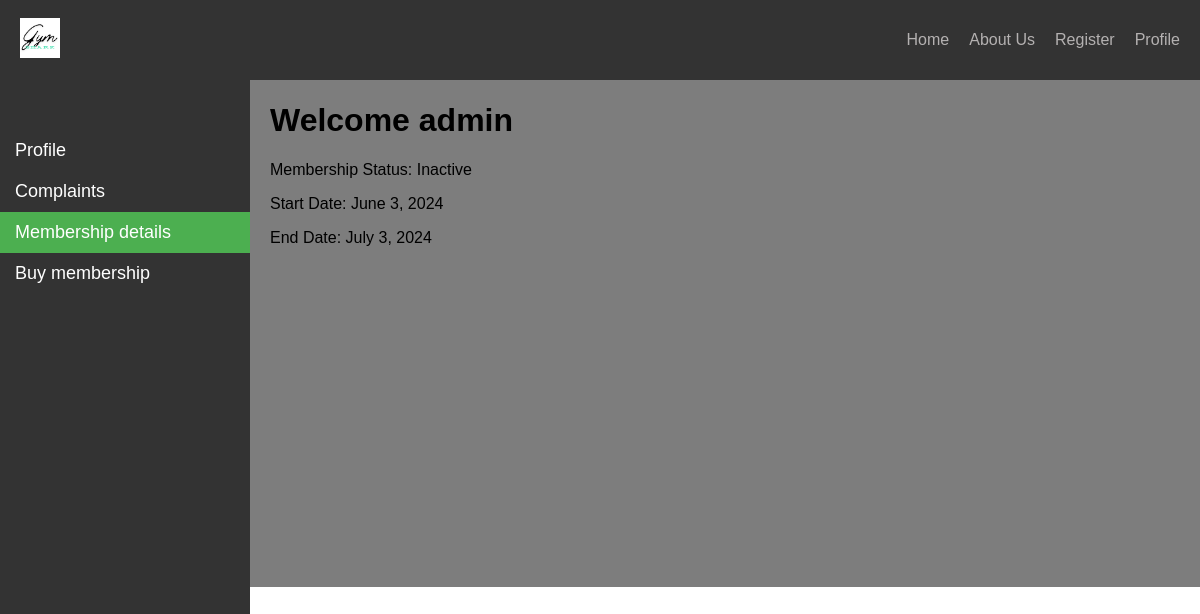
The page /membership_status/ (signed in) on the database as committed earlier.
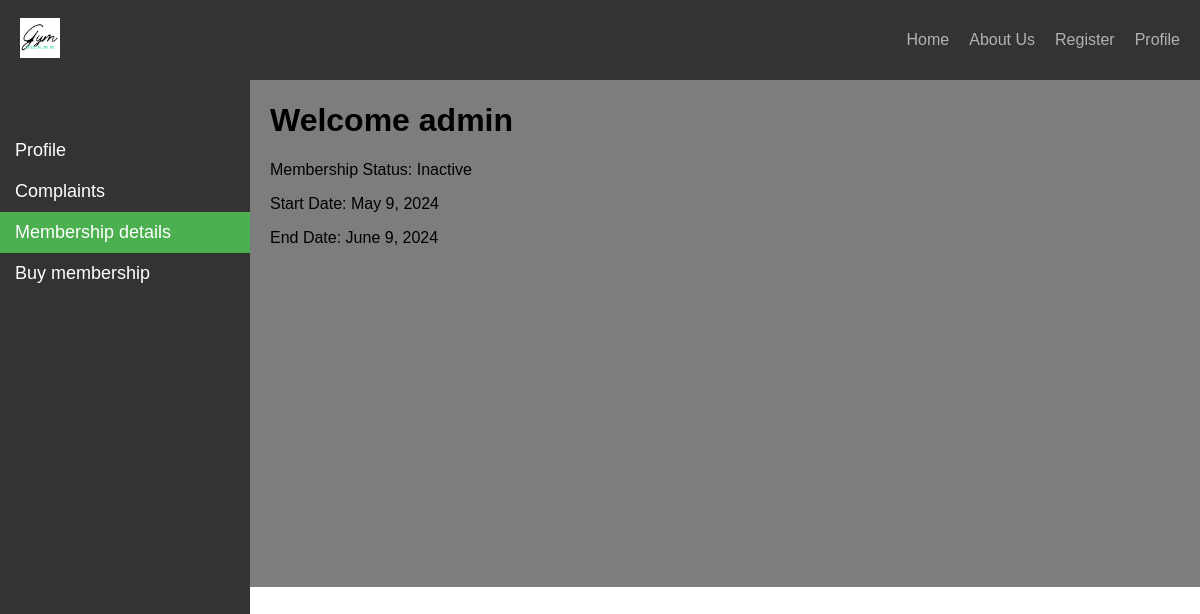
The same page on the database as committed later.
### app/models.py (models this page shows, shortened)
class Membership_Status(models.Model):
    user = models.ForeignKey(User, on_delete=models.CASCADE)
    start_date = models.DateField()
    end_date = models.DateField()
    status = models.CharField(max_length=20, default='active')

### app/views.py (the view)
# urls.py: path('membership_status/', views.membership_status, name = 'membership'),
def membership_status(request):
    user = request.user
    current_date = datetime.date.today()
    if request.method == 'POST':
        start_date = datetime.date.today()
        end_date = start_date + datetime.timedelta(days=30)
        membership = Membership_Status.objects.update_or_create(
            user=user,
            defaults={'start_date': start_date, 'end_date': end_date, 'status': 'active'}
        )
    else:
        try:
            membership = Membership_Status.objects.get(user=user)
            if membership.end_date < current_date:
                membership.status = 'Inactive'
                membership.save()
        except Membership_Status.DoesNotExist:
            membership = None
    return render(request, 'app/membership.html', {'membership' : membership})

### app/templates/app/membership.html
{% extends 'app/base.html'%}
{% load static %}
{% block quotes%}
<div class="sidebar">
  <a  href="{% url 'profile' %}">Profile</a>
  <a href="{% url 'complaint' %}">Complaints</a>
  <a class="active" href="% url 'membership' %">Membership details</a>
  <a href="{% url 'payment' %}">Buy membership</a>
</div>
<div class="main-content">
    <h1>Welcome {{ request.user }}</h1>
    {% if membership %}
        <p>Membership Status: {{ membership.status }}</p>
        <p>Start Date: {{ membership.start_date }}</p>
        <p>End Date: {{ membership.end_date }}</p>
    {% else %}
        <p>You do not have a membership yet.</p>
    {% endif %}
</div>
{% endblock quotes %}

### app/templates/app/base.html (shortened to what this page needs)
<!DOCTYPE html>
{% load static %}
<html lang="en">
<head>
    <link rel="stylesheet" href="{% static 'app/css/style.css' %}">
</head>
<body>
<nav class="navbar">
    <div class="logo">
        <img src="{% static 'app/images/logo.png' %}" alt="logo" >
    </div>
    <ul class="nav-links">
        <li><a href="{% url 'home' %}">Home</a></li>
        <li><a href="{% url 'about-us' %}">About Us</a></li>
        <li><a href="{% url 'signup' %}">Register</a></li>
        <li><a href="{% url 'profile' %}">Profile</a></li>
    </ul>
</nav>
{% block quotes%}  {% endblock quotes%}
</body>
</html>

### app/static/app/css/style.css (style rules this page uses)
body { margin: 0; padding: 0; font-family: Arial, sans-serif; }
.navbar { background-color: #333; color: #fff; display: flex; justify-content: space-between; align-items: center; padding: 10px 20px; height : 60px }
.logo img { height: 40px; }
.nav-links { list-style-type: none; margin: 0; padding: 0; display: flex; }
.nav-links li { margin-right: 20px; }
.nav-links li:last-child { margin-right: 0; }
.nav-links a { color: #b4b1b1; text-decoration: none; }
body, html { margin: 0; padding: 0; height: 100%; }
.sidebar { height: 100%; width: 250px; position: fixed; top: 0; left: 0; background-color: #333333; padding-top: 50px; margin-top: 80px; }
.sidebar a { padding: 10px 15px; text-decoration: none; font-size: 18px; color: white; display: block; }
.sidebar a.active { background-color: #4CAF50; color: white; }
.main-content { padding-left: 270px; padding-right: 30px; padding-top: 1px; padding-bottom: 27%; background-color:rgba(0, 0, 0, 0.509); }

Rows that differ between the two databases and show on the page:
changed Membership_Status "Inactive": start_date "June 3, 2024" → "May 9, 2024"; end_date "July 3, 2024" → "June 9, 2024"
